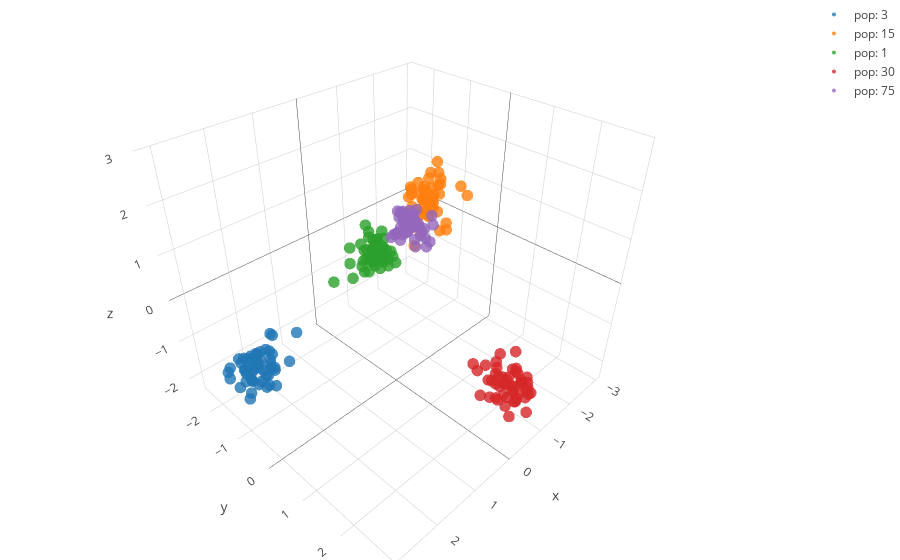

This figure's notebook cell:
### Code cell
## lets visualize the result now:

fig_data= [go.Scatter3d(
        x = features[[x for x in range(sum(Sizes)) if labels[x] == i],0],
        y = features[[x for x in range(sum(Sizes)) if labels[x] == i],1],
        z = features[[x for x in range(sum(Sizes)) if labels[x] == i],2],
        mode= "markers",
        marker= {
        'line': {'width': 0},
        'size': 4,
        'symbol': 'circle',
      "opacity": .8
      },
      name= 'pop: {}'.format(Pops[i])
    ) for i in range(N_pops)]


layout = go.Layout(
    margin=dict(
        l=0,
        r=0,
        b=0,
        t=0
    )
)

fig = go.Figure(data=fig_data, layout=layout)
iplot(fig)
